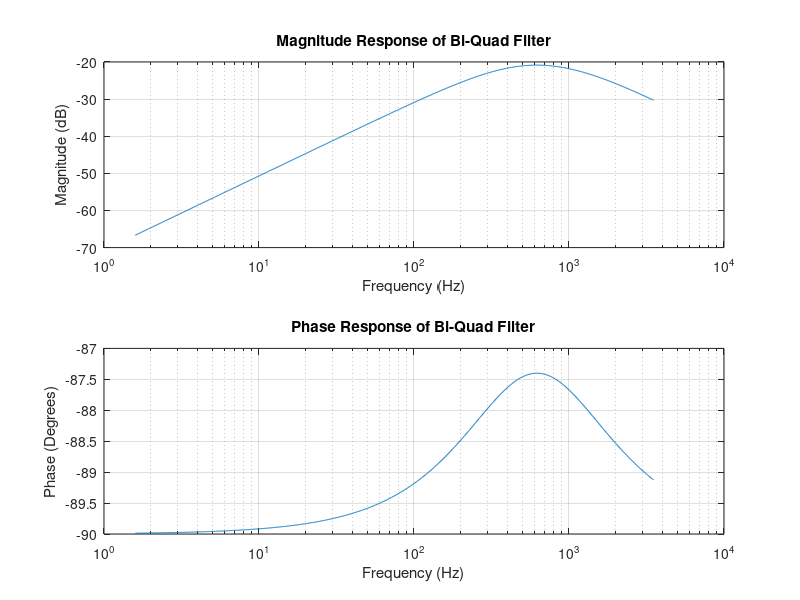

MATLAB code for this plot:
% Sampling frequency
fs = 44100; % Standard CD quality sampling rate

% Define the resonant frequency and Q-factor for the Bi-Quad filter
f_resonant = 98.00; % Example resonant frequency in Hz
Q = 0.87; % Example quality factor

% Calculate normalized frequency
omega = 2 * pi * f_resonant / fs;
alpha = sin(omega) / (2 * Q);

% Coefficients for a Bi-Quad resonant filter (example for a band-pass filter)
b0 = alpha;
b1 = 0;
b2 = -alpha;
a0 = 1 + alpha;
a1 = -2 * cos(omega);
a2 = 1 - alpha;

% Normalize the filter coefficients
b = [b0, b1, b2] / a0;
a = [1, a1, a2] / a0;

% Create a transfer function model for the Bode plot
H = tf(b, a, 1/fs);

% Generate the Bode plot
figure;
[mag, phase, w] = bode(H, {10, fs/2}); % Frequency range from 10 Hz to Nyquist frequency
mag = reshape(mag, length(w), 1); % Reshape for plotting
phase = reshape(phase, length(w), 1); % Reshape for plotting

subplot(2, 1, 1);
semilogx(w/(2*pi), 20*log10(mag));
title('Magnitude Response of Bi-Quad Filter');
xlabel('Frequency (Hz)');
ylabel('Magnitude (dB)');
grid on;

subplot(2, 1, 2);
semilogx(w/(2*pi), phase);
title('Phase Response of Bi-Quad Filter');
xlabel('Frequency (Hz)');
ylabel('Phase (Degrees)');
grid on;

% Generate a test signal (sine wave at the resonant frequency)
t = 0:1/fs:1; % 1 second duration
test_signal = sin(2 * pi * f_resonant * t);

% Apply the filter to the test signal
filtered_signal = filter(b, a, test_signal);

% Play the filtered signal
sound(filtered_signal, fs);